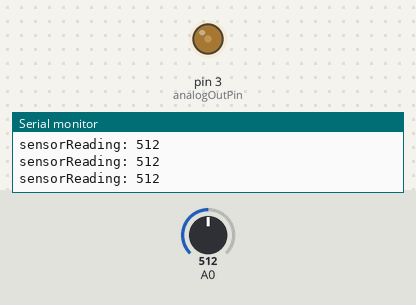
A sketch run on a simulated Arduino Uno, built with avr-gcc and run on an emulated ATmega328P. Shown: output pins drawn as LEDs (lit = HIGH), the last lines printed to the serial monitor. Inputs (shaded band) come from the test bench; at power-on: A0 = 512.

Above: at 1.2 s.
1.3 s: A0 set to 716
At 1.9 s:
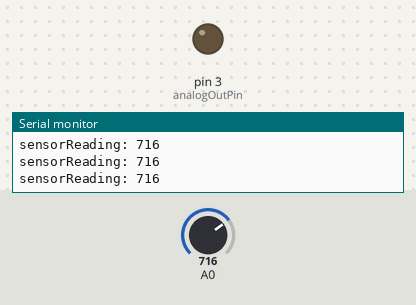
2.8 s: A0 set to 692
4.3 s: A0 set to 665
At 5.2 s:
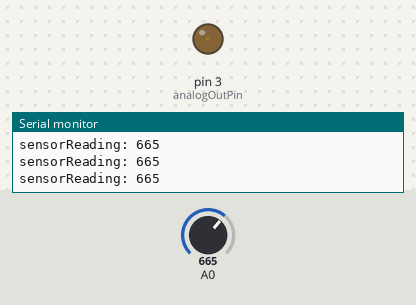
5.8 s: A0 set to 306
At 6.3 s:
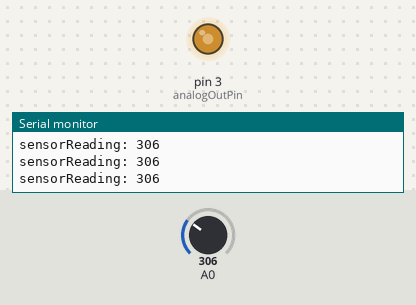
7.3 s: A0 set to 0
At 7.9 s:
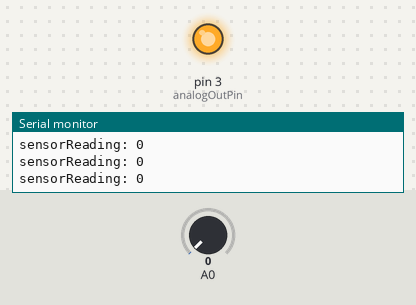
8.8 s: A0 set to 900
At 9.5 s:
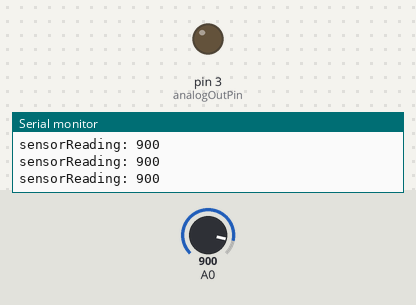
Timing chart, 0 to 11.3 s (numbered marks = the images above; inputs shaded):
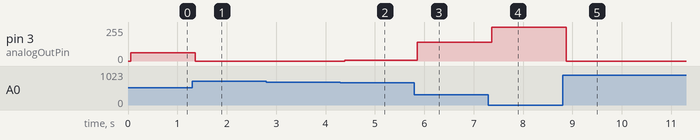

The sketch:

Flame_Detection_Sensor.ino
```cpp
// ***************************************************************************************
// Flame Sensor Analog example
// ***  by Duby  ***
// ***************************************************************************************

/*
PINOUT:
  - A0 -> Arduino A0 (0-1023)
  - D0 ->
*/

int analogOutPin = 3;           // PWM

int sensorReading = 0;        // value read from the pot
int outputValue = 0;          // value output to the PWM (analog out)

int sensorRead_Dark = 1017;        //value in full darkness
int sensorRead_Daylight = 680;     //value daylight value range 600-900
int sensorRead_Fire = 20;          //value with close fire

void setup() {
  // initialize serial communication @ 9600 baud:
  Serial.begin(9600);
}
void loop() {

  // read the sensor on analog A0:
  // ***************************************************************************************
  sensorReading = analogRead(A0);
  delay(50);  // delay between reads

  Serial.print("sensorReading: ");
  Serial.println(sensorReading);

  // adjust AnalogIN for AnalogOUT
  // ***************************************************************************************
  outputValue = map(sensorReading, 0, sensorRead_Daylight, 255, 0);
  if (outputValue < 0) outputValue = 0;
  // change the analog out value:
  analogWrite(analogOutPin, outputValue);
  //Serial.println(outputValue);

  // map the sensor range for Analog Display
  // ***************************************************************************************
  /*
  int range = map(sensorReading, 0, 1024, 8, 0);
  switch (range) {
  case 0:
    Serial.println("*");
    break;
  case 1:
    Serial.println("**");
    break;
  case 2:
    Serial.println("***");
    break;
  case 3:
    Serial.println("****");
    break;
  case 4:
    Serial.println("*****");
    break;
  case 5:
    Serial.println("******");
    break;
  case 6:
    Serial.println("*******");
    break;
  case 7:
    Serial.println("********");
    break;
  case 8:
    Serial.println("*********");
    break;
  }

  */

}
```

Measured:
- after the input at 1.3 s, pin 3 (analogOutPin): 63/255 → 0/255 after 0.06 s
- after the input at 4.3 s, pin 3 (analogOutPin): 0/255 → 6/255 after 0.09 s
- after the input at 5.8 s, pin 3 (analogOutPin): 6/255 → 141/255 after 0.05 s
- after the input at 7.3 s, pin 3 (analogOutPin): 141/255 → 255/255 after 0.07 s
- after the input at 8.8 s, pin 3 (analogOutPin): 255/255 → 0/255 after 0.08 s
